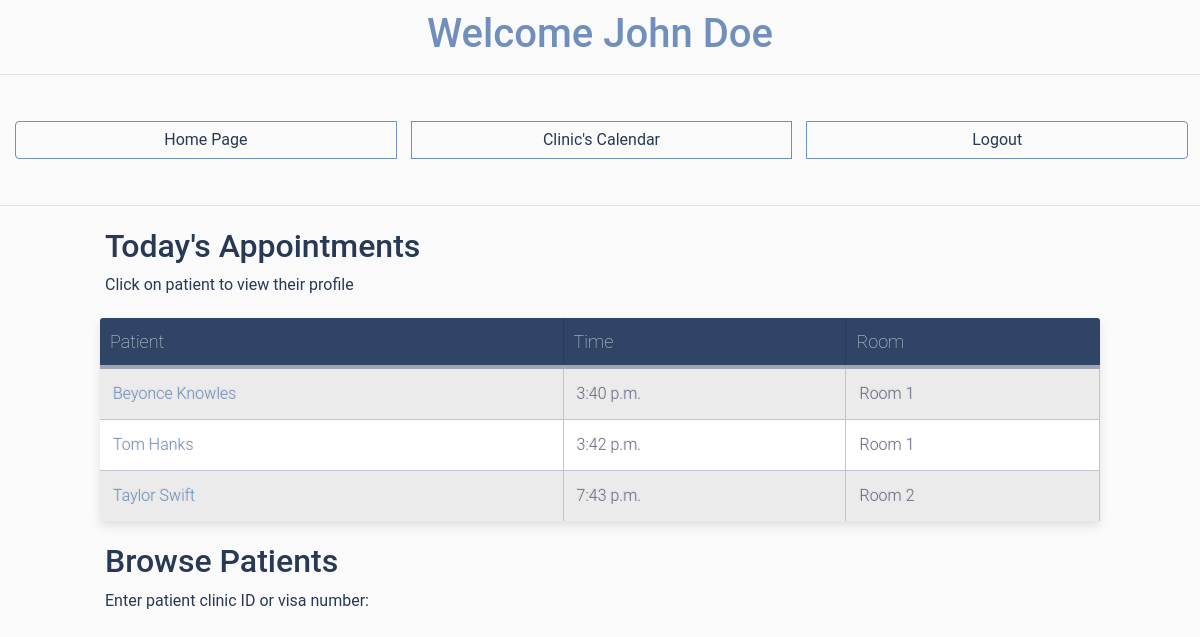
Page /doctor_interface/ (signed in) on the committed database.
### general_models/models.py (models this page shows)
class Appointment(models.Model):
    doctor = models.ForeignKey(Doctor, on_delete=models.CASCADE)
    patient = models.ForeignKey(Patient, on_delete=models.CASCADE)
    date = models.DateField()
    time = models.TimeField()
    room = models.CharField(max_length=30, null=True)
    assigned = models.BooleanField( default=False)
    done = models.BooleanField( default=False)
    """
    @property
    def get_html_url(self):
        url = reverse('clinic_calendar:event_edit', args=(self.id,))
        return f'<a href="{url}"> {self.title} </a>'
    """

class Patient(models.Model):
    first_name = models.CharField(max_length=30)
    last_name = models.CharField(max_length=30)
    gender = models.CharField(max_length=1, null=True)
    clinic_identifying_number = models.CharField(max_length=30)
    visa_number = models.CharField(max_length=30)
    language = models.CharField(max_length=30, default='English')
    phone_number = models.CharField(max_length=30, blank=True)
    origin_country = models.CharField(max_length=30, blank=True)
    date_of_birth = models.DateField(null=True)
    def __str__(self):
        return self.first_name + " " + self.last_name

### doctor_interface/views.py (the view)
# urls.py: path('', views.index, name='create-patient'),
class index(View):
    def get(self, request, *args, **kwargs):
        if not(request.user.is_authenticated):
            return render(request, 'doctor_interface/not_logged_in.html')
        if not(request.user.groups.filter(name = 'Doctors').exists()):
            return render(request, 'doctor_interface/not_a_doctor.html')
        user = request.user
        my_appointments = gm.Appointment.objects.all()
        my_appointments = my_appointments.filter(assigned = True)
        my_appointments = my_appointments.filter(doctor = user.doctor)
        my_appointments = my_appointments.filter(done = False)
        today_appointments = my_appointments.filter(date = str(datetime.date.today())).order_by("time")
        context = {"user": user,  "today_appointments": today_appointments }
        return render(request, 'doctor_interface/doctor_interface_home.html', context)

### doctor_interface/templates/doctor_interface/doctor_interface_home.html (shortened to what this page needs)
{% load static %}
<!doctype html>
<html lang="en">
<head>
  <link rel="stylesheet" href="https://maxcdn.bootstrapcdn.com/bootstrap/4.0.0/css/bootstrap.min.css">
  <link rel="stylesheet" href="https://use.fontawesome.com/releases/v5.0.10/css/all.css">
  <link rel="stylesheet" type="text/css" href="{% static 'doctor_interface/style_interface.css'%}">
</head>
<body>
  <h1 class="title", style="text-align:center"> Welcome {{ user.first_name }} {{ user.last_name }}</h1>
  <hr>
  <div class="btn-group clearfix" style="width: 99%">
    <a class="btn btn-info left clearfix" style="width:33.3%; border: 1px solid  #718fbd;" href="http://localhost:8000/home/">Home Page</a>
    <a class="btn btn-info left clearfix" style="width:33.3%; border: 1px solid  #718fbd;"  href="http://localhost:8000/clinic_calendar/" >Clinic's Calendar</a>
    <a class="btn btn-info left clearfix" style="width:33.3%; border: 1px solid  #718fbd;" href="{% url 'logout' %}" >Logout</a>
  </div>
  <hr>
  <div class="table-title">
    <h2 style="color: #283955;">Today's Appointments</h2>
    <p style="color: #283955;">Click on patient to view their profile</p>
  </div>
  {% if today_appointments %}
          <table class="table-fill">
            <thead>
              <tr>
                <th>Patient</th>
                <th>Time</th>
                <th>Room</th>
              </tr>
            </thead>
            <tbody class="table-hover">
        {% for appointment in today_appointments %}
            <tr>
              <td><a href="{% url 'patient_interface' %}?patient_id={{appointment.patient.clinic_identifying_number}}">{{ appointment.patient }}</a></td>
              <td>{{ appointment.time }}</td>
              <td>{{ appointment.room }}</td>
            </tr>
        {% endfor %}
            </tbody>
          </table>
    {% else %}
    <div class="table-title">
      <p style="color: #283955;">No Appointments for today!</p>
    </div>
    {% endif %}
  <div class="table-title">
    <h2 style="color: #283955;">Browse Patients</h2>
    <p style="color: #283955;">Enter patient clinic ID or visa number:</p>
  </div>
  </body>

### doctor_interface/static/doctor_interface/style_interface.css (style rules this page uses)
body { font-family: "Roboto", "ptsans", "Lato", "Helvetica Neue", Helvetica, Arial, sans-serif; background: #fafafa; }
div.table-title { display: block; margin: auto; max-width: 1000px; padding:5px; width: 100%; }
.table-fill { background: white; font-family: "Roboto", helvetica, arial, sans-serif; border-radius:3px; border-collapse: collapse; height: 100px; margin: auto; max-width: 1000px; padding:5px; width: 100%; box-shadow: 0 5px 10px rgba(0, 0, 0, 0.1); animation: float 5s infinite; }
th { color:#D5DDE5; font-family: "Roboto", helvetica, arial, sans-serif; background: #304566; border-bottom:4px solid #9ea7af; border-right: 1px solid #343a45; font-size:18px; font-weight: 100; padding:10px; text-align:left; text-shadow: 0 1px 1px rgba(0, 0, 0, 0.1); vertical-align:middle; }
th:first-child { border-top-left-radius:3px; }
th:last-child { border-top-right-radius:3px; border-right:none; }
tr { border-top: 1px solid #C1C3D1; border-bottom: 1px solid #C1C3D1; font-family: "Roboto", helvetica, arial, sans-serif; color:#666B85; font-size:16px; font-weight:normal; text-shadow: 0 1px 1px rgba(256, 256, 256, 0.1); }
tr:first-child { border-top:none; }
tr:last-child { border-bottom:none; }
tr:nth-child(odd) td { background:#EBEBEB; }
td { background:#FFFFFF; font-family: "Roboto", helvetica, arial, sans-serif; padding:13px; text-align:left; vertical-align:middle; font-weight:300; font-size:16px; text-shadow: -1px -1px 1px rgba(0, 0, 0, 0.1); border-right: 1px solid #C1C3D1; }
.left { float: left; }
.btn { outline: none; color: #283955; background-color: transparent; box-shadow: 0 0 0 0; margin-right: 3px; }
.clearfix { margin: 15px; }
.title { text-align: center; margin: 10px; color: #718fbd; }
a { color: #718fbd; }

### rows in the picture
Appointment: patient "Beyonce Knowles", time "3:40 p.m.", room "Room 1"
Appointment: patient "Tom Hanks", time "3:42 p.m.", room "Room 1"
Appointment: patient "Taylor Swift", time "7:43 p.m.", room "Room 2"

### other values in the picture
{{ user.first_name }} "John"
{{ user.last_name }} "Doe"
